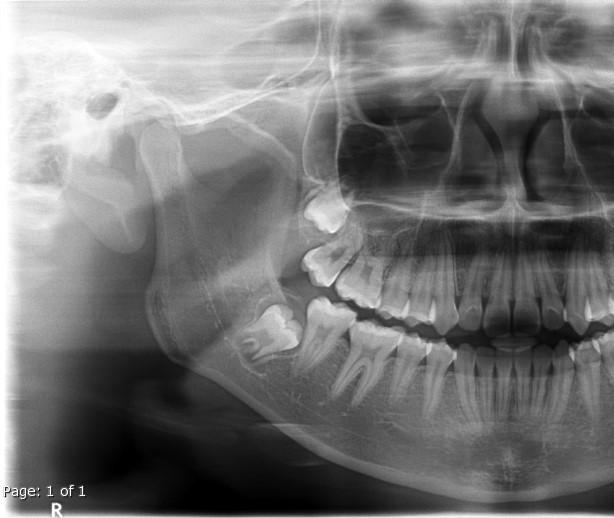
#> input picture images/B100.jpg, 614 x 518 px
$ python index.py images/B100.jpg out.png out.png
#> lines starting #> are read from the running program, lines starting #| are printed output that depends on the picture
# cut_image.py
from PIL import Image
import sys
import os

def cut_image(image_path, left_filename, right_filename):
#> called with image_path = 'images/B100.jpg', left_filename = 'out.png', right_filename = 'out.png'
    img = Image.open(image_path)
#> img is the input picture: PIL image 614x518 RGB; min 0, max 255, mean 116.9
    width, height = img.size
#> width = 614; height = 518
    frac = 0.6

    # Crop 60% from the left of the image
    crop_left_width = int(width * frac)
#> crop_left_width = 368
    cropped_left = img.crop((0, 0, crop_left_width, height))
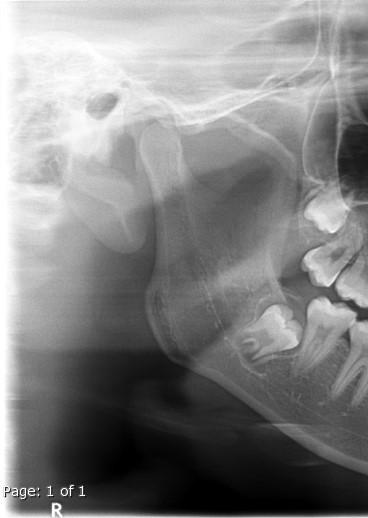
#> cropped_left: PIL image 368x518 RGB; min 0, max 255, mean 131.7
    cropped_left.save(left_filename)

    # Crop 60% from the right of the image and flip it
    crop_right_width = width - crop_left_width
#> crop_right_width = 246
    cropped_right = img.crop((crop_right_width, 0, width, height))
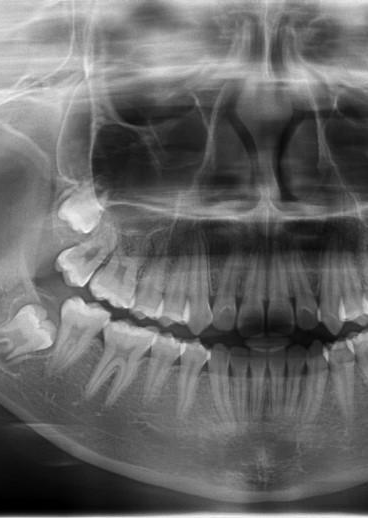
#> cropped_right: PIL image 368x518 RGB; min 0, max 255, mean 103.3
    flipped_right_side = cropped_right.transpose(Image.FLIP_LEFT_RIGHT)
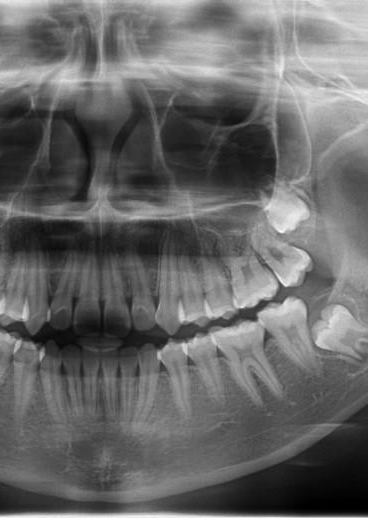
#> flipped_right_side: PIL image 368x518 RGB; min 0, max 255, mean 103.3
    flipped_right_side.save(right_filename)

if __name__ == '__main__':
    if len(sys.argv) != 4:
        print("Usage: python cut_image.py <image_path> <left_image_output_path> <right_image_output_path>")
        sys.exit(1)

    image_path = sys.argv[1]
    left_image_output_path = sys.argv[2]
    right_image_output_path = sys.argv[3]

    cut_image(image_path, left_image_output_path, right_image_output_path)

$ run again, on images/B204.jpg
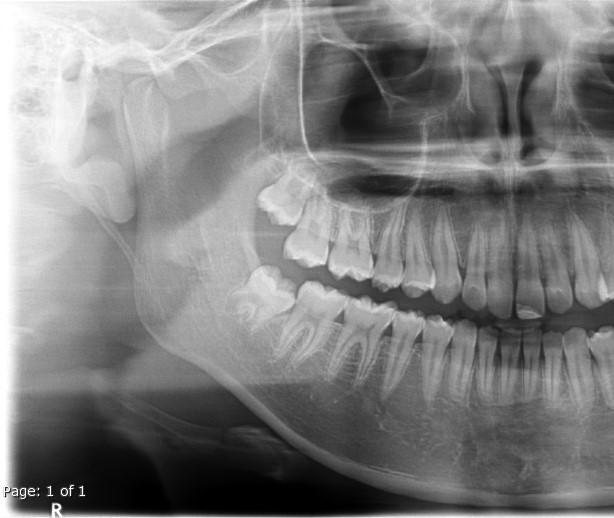
#> input picture images/B204.jpg, 614 x 518 px
#> in cut_image, img is the input picture: PIL image 614x518 RGB; min 0, max 255, mean 127.7
#> in cut_image, `cropped_right = img.crop((crop_right_width, 0, width, height))`:
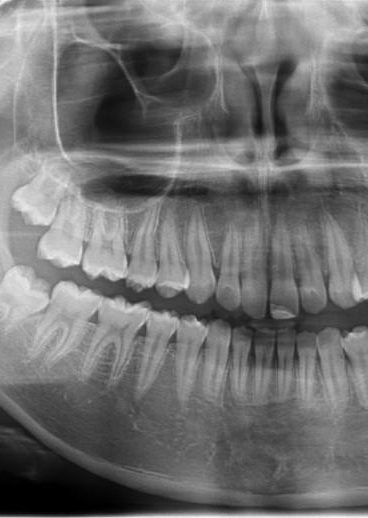
#> cropped_right: PIL image 368x518 RGB; min 0, max 249, mean 112.8
#> in cut_image, `flipped_right_side = cropped_right.transpose(Image.FLIP_LEFT_RIGHT)`:
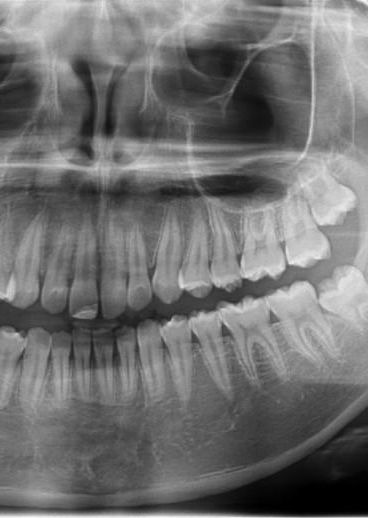
#> flipped_right_side: PIL image 368x518 RGB; min 0, max 249, mean 112.8

$ run again, on images/E258.jpg
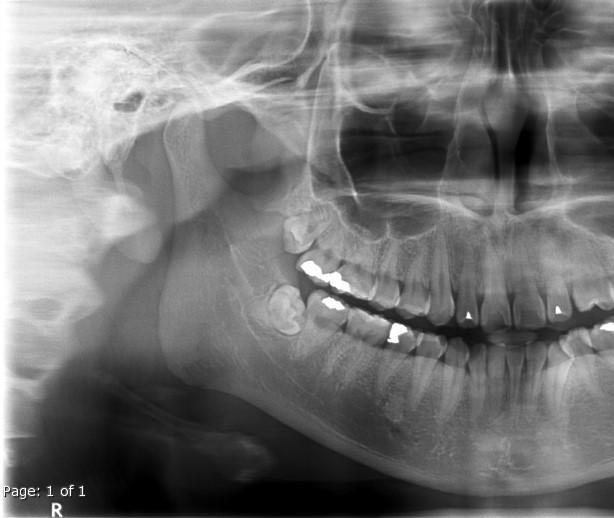
#> input picture images/E258.jpg, 614 x 518 px
#> in cut_image, img is the input picture: PIL image 614x518 RGB; min 0, max 255, mean 117.6
#> in cut_image, `cropped_right = img.crop((crop_right_width, 0, width, height))`:
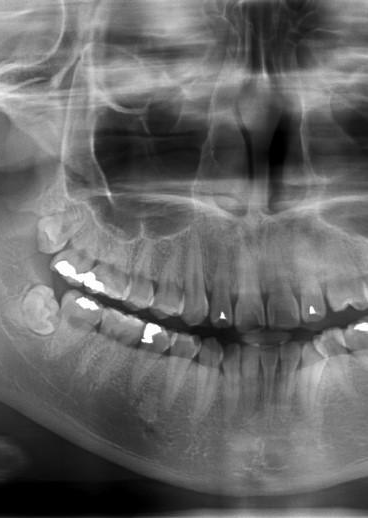
#> cropped_right: PIL image 368x518 RGB; min 0, max 255, mean 103.5
#> in cut_image, `flipped_right_side = cropped_right.transpose(Image.FLIP_LEFT_RIGHT)`:
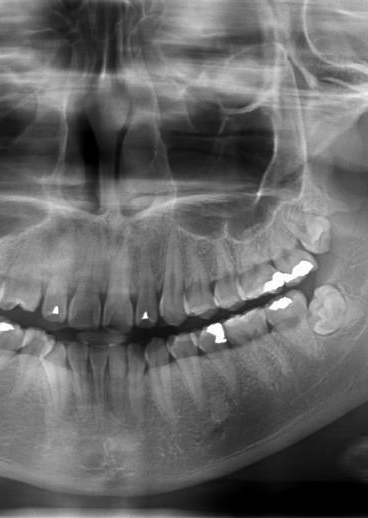
#> flipped_right_side: PIL image 368x518 RGB; min 0, max 255, mean 103.5
